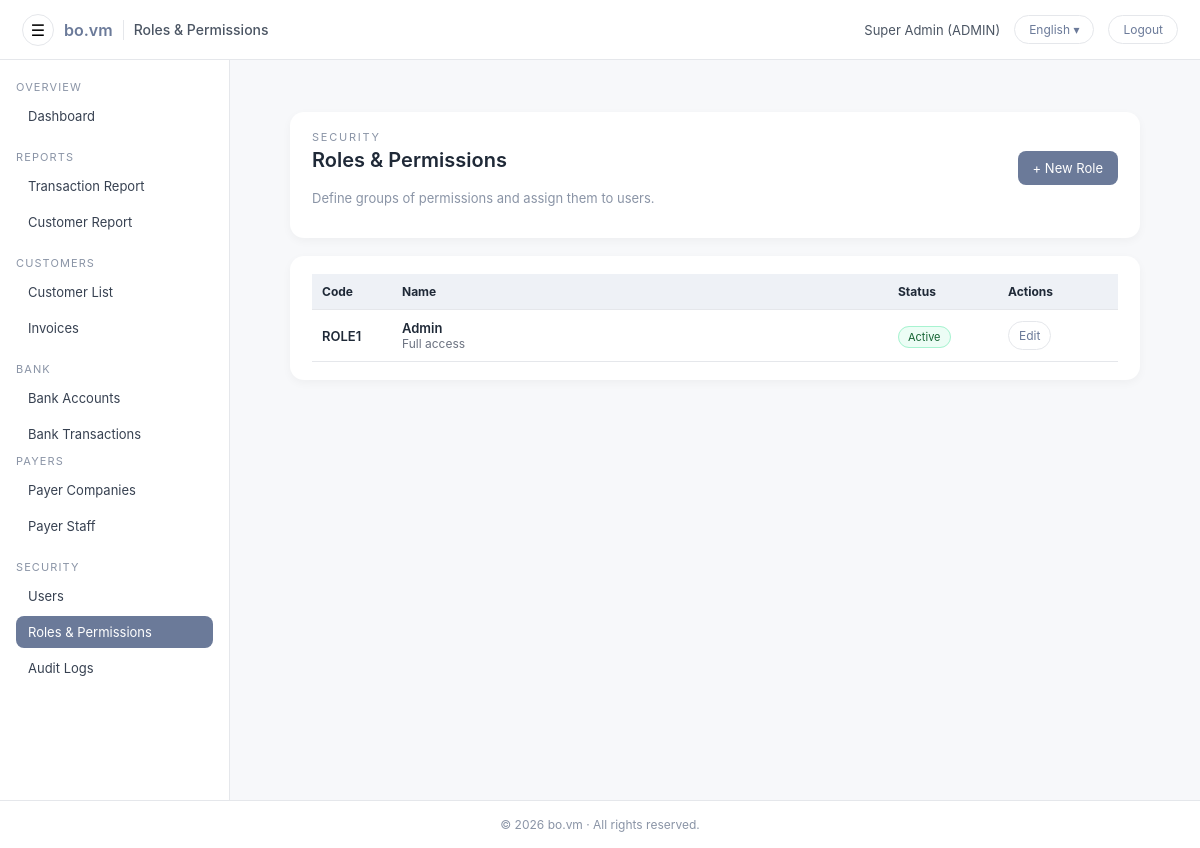
Page /admin/roles/list.php (signed in) on the committed database.
### tables this page shows
CREATE TABLE `users` (
  `id` int(11) NOT NULL AUTO_INCREMENT,
  `username` varchar(100) NOT NULL,
  `password_hash` varchar(255) NOT NULL,
  `full_name` varchar(255) NOT NULL,
  `email` varchar(255) DEFAULT NULL,
  `phone` varchar(50) DEFAULT NULL,
  `nric` varchar(50) DEFAULT NULL,
  `role` enum('ADMIN','CUSTOMER') NOT NULL DEFAULT 'CUSTOMER',
  `customer_id` int(11) DEFAULT NULL,
  `must_change_password` tinyint(1) NOT NULL DEFAULT 1,
  `is_active` tinyint(1) NOT NULL DEFAULT 1,
  `last_login_at` datetime DEFAULT NULL,
  `created_at` datetime NOT NULL DEFAULT current_timestamp(),
  `updated_at` datetime DEFAULT NULL ON UPDATE current_timestamp(),
  PRIMARY KEY (`id`),
  UNIQUE KEY `uq_users_username` (`username`),
  KEY `fk_users_customer` (`customer_id`),
  CONSTRAINT `fk_users_customer` FOREIGN KEY (`customer_id`) REFERENCES `customers` (`id`) ON DELETE SET NULL ON UPDATE CASCADE
);

CREATE TABLE `roles` (
  `id` int(11) NOT NULL AUTO_INCREMENT,
  `code` varchar(100) NOT NULL,
  `name` varchar(255) NOT NULL,
  `description` text DEFAULT NULL,
  `is_active` tinyint(1) NOT NULL DEFAULT 1,
  `created_at` datetime NOT NULL DEFAULT current_timestamp(),
  `updated_at` datetime DEFAULT NULL ON UPDATE current_timestamp(),
  PRIMARY KEY (`id`),
  UNIQUE KEY `uq_roles_code` (`code`)
);

### app/helpers.php (called while the page is built, shortened)
<?php
if (!function_exists('h')) {
    function h($v): string {
        return htmlspecialchars((string)$v, ENT_QUOTES, 'UTF-8');
    }
}
if (!function_exists('url')) {
    function url(string $path = ''): string {
        $base = defined('BASE_URL') ? rtrim(BASE_URL, '/') : '';
        $path = ltrim($path, '/');
        return ($base ?: '') . '/' . $path;
    }
}

### config/i18n.php (called while the page is built, shortened)
<?php
$lang = $_SESSION['lang'] ?? 'en';
$__translations = [];
$path = __DIR__ . '/../lang/' . $lang . '.php';
if (file_exists($path)) {
    $__translations = require $path;
}
function __tr_find(array $arr, string $key): mixed
{
    if (strpos($key, '.') !== false) {
        $parts = explode('.', $key);
        $cur   = $arr;
        foreach ($parts as $p) {
            if (!is_array($cur) || !array_key_exists($p, $cur)) {
                return null;
            }
            $cur = $cur[$p];
        }
        return $cur;
    }
    return null;
}
function t(string $key, array|string $vars = [], string $fallback = ''): string
{
    global $__translations;
    $text = $fallback;
    $found = __tr_find($__translations, $key);
    if (is_string($found)) {
        $text = $found;
    }
    return $text;
}

### app/auth.php (called while the page is built, shortened)
<?php
require_once __DIR__ . '/../app/helpers.php';
function current_user(): ?array
{
    static $cached = null;
    if ($cached !== null) {
        return $cached;
    }
    $uid = (int)($_SESSION['user_id'] ?? 0);
    $pdo = get_pdo();
    $st  = $pdo->prepare("SELECT * FROM users WHERE id = :id AND is_active = 1");
    $st->execute([':id' => $uid]);
    $row = $st->fetch();
    return $cached = ($row ?: null);
}
function require_login(): void
{
    $u = current_user();
}

### public/admin/roles/list.php (the view, shortened to what this page needs)
<?php
require_login();
$pdo = get_pdo();
$pdo->setAttribute(PDO::ATTR_DEFAULT_FETCH_MODE, PDO::FETCH_ASSOC);
$hasT = function_exists('t');
$st = $pdo->query("SELECT * FROM roles ORDER BY is_active DESC, name ASC, id ASC");
$roles = $st->fetchAll();
$page_title = $hasT
    ? t('admin.roles.list.title', [], 'Roles & Permissions')
    : 'Roles & Permissions';
include __DIR__ . '/../include/header.php';
?>
<div class="admin-main">
  <div class="admin-main-inner">
    <div class="admin-card" style="margin-bottom:18px;">
      <div class="admin-card-header">
        <div>
          <div class="form-page-eyebrow">
            <?= h($hasT ? t('admin.roles.list.eyebrow', [], 'Security') : 'Security') ?>
          </div>
          <h1 class="page-title"><?= h($page_title) ?></h1>
          <div class="form-page-subtitle">
            <?= h($hasT
                ? t('admin.roles.list.subtitle', [], 'Define groups of permissions and assign them to users.')
                : 'Define groups of permissions and assign them to users.'
            ) ?>
          </div>
        </div>
        <div>
          <a href="<?= h(url('admin/roles/role_edit.php?id=0')) ?>"
             class="btn btn-primary">
            <?= h($hasT ? t('admin.roles.list.new_btn', [], '+ New Role') : '+ New Role') ?>
          </a>
        </div>
      </div>
    </div>
    <div class="admin-card">
      <table class="table">
        <thead>
          <tr>
            <th style="width:80px;">
              <?= h($hasT ? t('admin.roles.list.col.code', [], 'Code') : 'Code') ?>
            </th>
            <th>
              <?= h($hasT ? t('admin.roles.list.col.name', [], 'Name') : 'Name') ?>
            </th>
            <th style="width:110px;">
              <?= h($hasT ? t('admin.roles.list.col.status', [], 'Status') : 'Status') ?>
            </th>
            <th style="width:120px;">
              <?= h($hasT ? t('admin.roles.list.col.actions', [], 'Actions') : 'Actions') ?>
            </th>
          </tr>
        </thead>
        <tbody>
        <?php if (!$roles): ?>
          <tr>
            <td colspan="4" style="padding:18px; color:#6b7280; font-size:13px;">
              <?= h($hasT ? t('admin.roles.list.empty', [], 'No roles found.') : 'No roles found.') ?>
            </td>
          </tr>
        <?php else: ?>
          <?php foreach ($roles as $r): ?>
            <tr>
              <td style="font-size:13px; font-weight:600;">
                <?= h($r['code']) ?>
              </td>
              <td>
                <div style="font-size:13px; font-weight:600;">
                  <?= h($r['name']) ?>
                </div>
                <?php if (!empty($r['description'])): ?>
                  <div style="font-size:12px; color:#6b7280;">
                    <?= h($r['description']) ?>
                  </div>
                <?php endif; ?>
              </td>
              <td>
                <?php if ((int)$r['is_active'] === 1): ?>
                  <span style="
                    font-size:11px;
                    padding:3px 9px;
                    border-radius:999px;
                    background:#ecfdf5;
                    color:#166534;
                    border:1px solid #a7f3d0;
                  ">
                    <?= h($hasT ? t('admin.common.active', [], 'Active') : 'Active') ?>
                  </span>
                <?php endif; ?>
              </td>
              <td>
                <a href="<?= h(url('admin/roles/role_edit.php?id='.(int)$r['id'])) ?>"
                   class="btn btn-light btn-sm">
                  <?= h($hasT ? t('admin.common.edit', [], 'Edit') : 'Edit') ?>
                </a>
              </td>
            </tr>
          <?php endforeach; ?>
        <?php endif; ?>
        </tbody>
      </table>
    </div>
  </div>
</div>
<?php include __DIR__ . '/../include/footer.php'; ?>

### public/admin/include/header.php (shortened to what this page needs)
<?php
$u = current_user();
$page_title = $page_title ?? 'Admin';
$currentLang = $_SESSION['lang'] ?? 'en';
$langLabelMap = [
  'en' => 'English',
  'ms' => 'Malay',
  'zh' => '中文',
];
$displayLang = $langLabelMap[$currentLang] ?? 'English';
?>
<!DOCTYPE html>
<html lang="<?= h($currentLang) ?>">
<head>
  <link rel="stylesheet" href="<?= h(url('admin/assets/style.css')) ?>">
  <link rel="stylesheet" href="<?= h(url('admin/assets/css/admin-actions-menu.css')) ?>">
  <link rel="stylesheet" href="<?= h(url('public/assets/css/date_range.css')) ?>">
</head>
<body class="admin-body">
  <header class="admin-topbar">
    <div class="topbar-left">
      <button id="sidebarToggle"
        class="topbar-toggle"
        type="button"
        aria-label="<?= h(function_exists('t') ? t('admin.header.toggle_sidebar', [], 'Toggle sidebar') : 'Toggle sidebar') ?>">☰</button>
      <span class="topbar-logo">bo.vm</span>
      <span class="topbar-app-title"><?= h($page_title) ?></span>
    </div>
    <div class="topbar-right">
      <span class="topbar-user">
        <?= h($u['full_name'] ?? $u['username']) ?> (<?= h($u['role']) ?>)
      </span>
      <div class="lang-wrap">
        <button id="adminLangToggle" class="btn-topbar">
          <?= h($displayLang) ?> ▾
        </button>
      </div>
      <a class="btn-topbar" href="<?= h(url('logout.php')) ?>">
        <?= h(function_exists('t') ? t('admin.header.logout', [], 'Logout') : 'Logout') ?>
      </a>
    </div>
  </header>
  <div class="admin-shell">
    <?php include __DIR__ . '/sidebar.php'; ?>
    <main class="admin-main">
      <div class="admin-main-inner">

### public/admin/assets/style.css (style rules this page uses)
:root { --bg: #f7f8fa; --panel: #ffffff; --primary: #6b7a99; --primary-hover: #56627d; --primary-soft: #eef1f6; --text: #1f2937; --muted: #8a94a6; --border: #e5e7eb; --sidebar-bg-top: #ffffff; --sidebar-bg-bottom: #ffffff; }
* { margin: 0; padding: 0; box-sizing: border-box; font-family: "Inter", system-ui, -apple-system, BlinkMacSystemFont, "Segoe UI", sans-serif; }
body { background: var(--bg); color: var(--text); font-size: 14px; }
.admin-topbar { height: 60px; background: #ffffff; border-bottom: 1px solid var(--border); padding: 0 22px; display: flex; align-items: center; justify-content: space-between; }
.topbar-left { display: flex; align-items: center; gap: 10px; }
.topbar-logo { font-size: 16px; font-weight: 600; color: var(--primary); }
.topbar-app-title { font-size: 14px; font-weight: 500; color: #4b5563; }
.topbar-right { display: flex; align-items: center; gap: 14px; }
.topbar-user { font-size: 13px; color: #4b5563; }
.btn-topbar { padding: 6px 14px; border-radius: 20px; border: 1px solid var(--border); background: #ffffff; color: var(--primary); text-decoration: none; font-size: 12px; }
.topbar-toggle { border: 1px solid var(--border); background: #ffffff; border-radius: 999px; width: 32px; height: 32px; font-size: 16px; cursor: pointer; display: flex; align-items: center; justify-content: center; }
.admin-shell { display: flex; min-height: calc(100vh - 60px); }
.admin-main { flex: 1; padding: 26px 30px; display: flex; flex-direction: column; }
.admin-main-inner { width: 100%; }
.page-title { font-size: 20px; font-weight: 600; margin-bottom: 18px; }
.admin-card { background: var(--panel); padding: 18px 22px; border-radius: 14px; box-shadow: 0 3px 10px rgba(0,0,0,0.04); margin-bottom: 20px; }
.admin-card-header { display: flex; justify-content: space-between; align-items: center; margin-bottom: 14px; }
.table { width: 100%; border-collapse: collapse; }
.table th { text-align: left; padding: 10px; background: var(--primary-soft); color: var(--text); border-bottom: 1px solid var(--border); font-size: 12px; }
.table td { padding: 10px; border-bottom: 1px solid var(--border); }
.btn { display: inline-block; padding: 8px 14px; border-radius: 8px; text-decoration: none; font-size: 13px; cursor: pointer; border: 1px solid transparent; }
.btn-sm { padding: 6px 10px; font-size: 12px; border-radius: 999px; }
.btn-primary { background: var(--primary); color: #ffffff; }
.btn-light { background: #ffffff; color: var(--primary); border: 1px solid var(--border); }
.form-page-eyebrow { font-size: 11px; letter-spacing: .16em; text-transform: uppercase; color: var(--muted); margin-bottom: 4px; }
.form-page-subtitle { font-size: 13px; color: var(--muted); }
.admin-body { padding-top: 0 !important; }
.admin-shell { margin-top: 0 !important; padding-top: 0 !important; }

### public/admin/include/header.php (style rules this page uses)
.lang-wrap { position: relative; }

### rows in the picture
users: full_name "Super Admin", role "ADMIN"
roles: code "ROLE1", name "Admin", description "Full access"

### other values in the picture
$page_title "Roles & Permissions"
$displayLang "English"
$hasT ? t('admin.nav.section.overview', [], 'OVERVIEW') : 'OVERVIEW' "OVERVIEW"
$hasT ? t('admin.nav.dashboard', [], 'Dashboard') : 'Dashboard' "Dashboard"
$hasT ? t('admin.nav.section.reports', [], 'REPORTS') : 'REPORTS' "REPORTS"
$hasT ? t('admin.nav.customer_invoices', [], 'Invoices') : 'Invoices' "Invoices"
$hasT ? t('admin.nav.section.bank', [], 'BANK') : 'BANK' "BANK"
$hasT ? t('admin.nav.section.payers', [], 'PAYERS') : 'PAYERS' "PAYERS"
$hasT ? t('admin.nav.payer_staff', [], 'Payer Staff') : 'Payer Staff' "Payer Staff"
$hasT ? t('admin.nav.section.security', [], 'SECURITY') : 'SECURITY' "SECURITY"
$hasT ? t('admin.nav.users', [], 'Users') : 'Users' "Users"
$hasT ? t('admin.nav.audit_logs', [], 'Audit Logs') : 'Audit Logs' "Audit Logs"
$hasT ? t('admin.roles.list.eyebrow', [], 'Security') : 'Security' "SECURITY"
$hasT ? t('admin.roles.list.new_btn', [], '+ New Role') : '+ New Role' "+ New Role"
$hasT ? t('admin.roles.list.col.code', [], 'Code') : 'Code' "Code"
